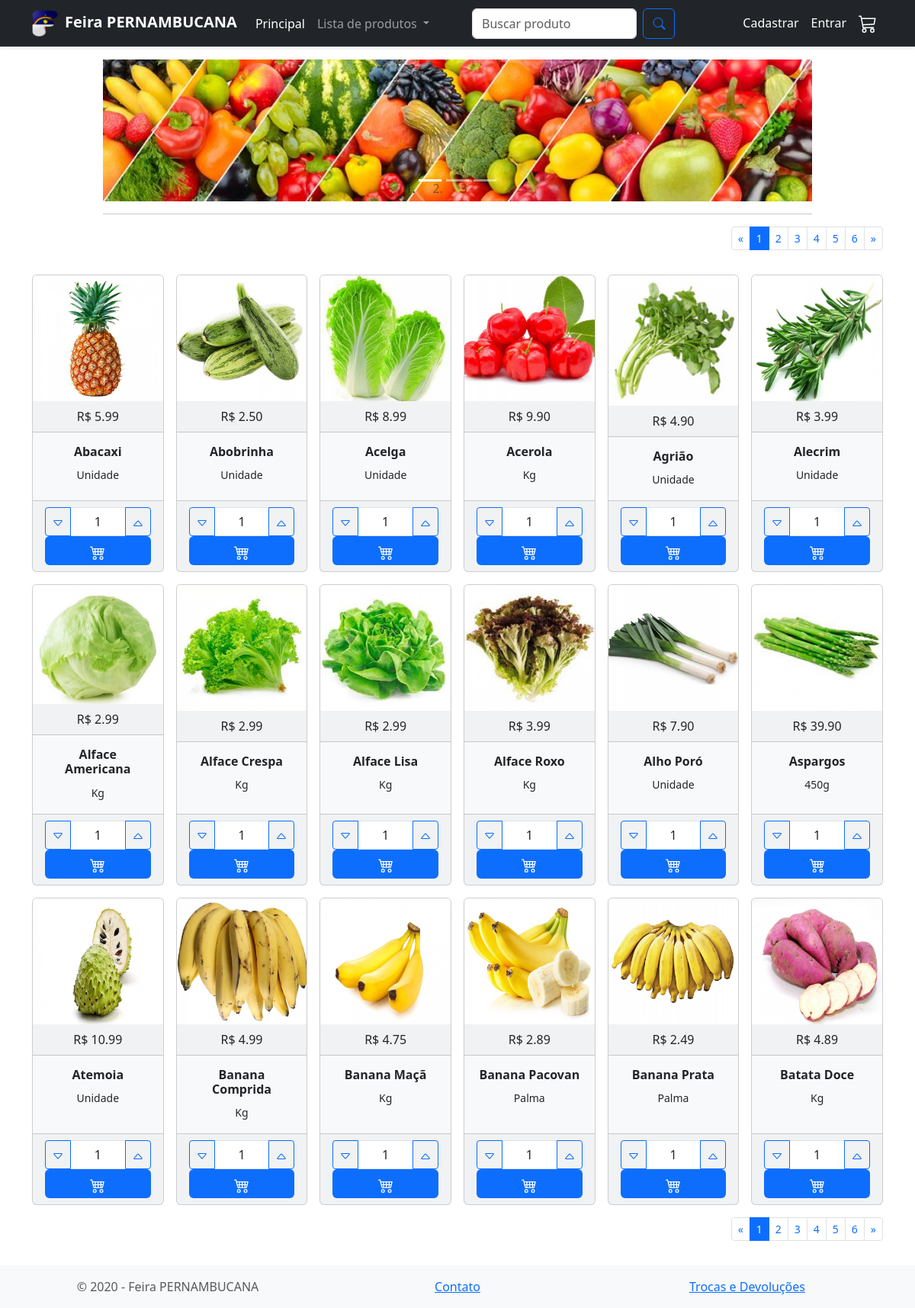
The page / on the database its author committed.
### tables this page shows
CREATE TABLE `produto` (
  `produto_id` int(11) NOT NULL,
  `categoria` varchar(20) NOT NULL,
  `nome` varchar(200) NOT NULL,
  `detalhe` varchar(200) NOT NULL,
  `preco` decimal(10,2) NOT NULL,
  `foto` varchar(200) NOT NULL
);

### config/paginacao.php (called while the page is built, shortened)
<?php
$inicio_prod = intval($_GET['pagina']*18);
if (isset($_GET['categoria'])){
    $categoria = mysqli_real_escape_string($conexao,$_GET['categoria']);
    $query = "SELECT * FROM `produto` WHERE categoria = '$categoria' ORDER BY `produto`.`nome` ASC LIMIT $inicio_prod, 18";
    $total_produtos = $conexao->query("SELECT * FROM produto WHERE categoria = '$categoria'")->num_rows;
}else{
    if(isset($_GET['buscar'])){
        $buscar = mysqli_real_escape_string($conexao,$_GET['buscar']);
        $query = "SELECT * FROM `produto` WHERE `nome` LIKE '%$buscar%' ORDER BY `produto`.`nome` ASC  LIMIT $inicio_prod , 18";
        $total_produtos = $conexao->query("SELECT * FROM `produto` WHERE `nome` LIKE '%$buscar%' ORDER BY `produto`.`nome` ASC ")->num_rows;
        if ($total_produtos == 0){
            $total_produtos = 1;
        }
    }
    else{
        $query = "SELECT * FROM `produto` ORDER BY `produto`.`nome` ASC LIMIT $inicio_prod, 18";
        $total_produtos = $conexao->query("SELECT * FROM produto")->num_rows;
    }
}
$result = mysqli_query($conexao, $query);
$num_paginas = ceil($total_produtos/18);

### index.php (the view, shortened to what this page needs)
<?php
include_once('config/conexao.php');
include_once('config/paginacao.php');
?>
<!DOCTYPE html>
<html lang="ptbr">
<head>
  <link rel="stylesheet" href="node_modules/bootstrap/dist/css/bootstrap.css" />
  <link rel="stylesheet" type="text/css" href="//assets.locaweb.com.br/locastyle/2.0.6/stylesheets/locastyle.css">
  <link rel="stylesheet" href="https://cdn.jsdelivr.net/npm/bootstrap-icons@1.3.0/font/bootstrap-icons.css">
</head>
<body style="min-width: 372px ">
  <nav class="navbar navbar-expand navbar-dark bg-dark border-bottom shadow-sm mb-3 sticky-top">
    <div class="container">
      <a class="navbar-brand" href="index.php"><img src="img/pernambuco-alfabeto-f.png" alt="FeiraPERNAMBUCANA" width="35px" style="margin-right: 8px" /><strong>Feira PERNAMBUCANA </strong></a>
      <div class="navbar-collapse collapse">
        <ul class="navbar-nav flex-grow-1">
          <li class="nav-item">
            <a href="index.php" class="nav-link text-white">Principal</a>
          </li>
          <li class="nav-item dropdown">
            <a class="nav-link dropdown-toggle" href="#" id="navbarDarkDropdownMenuLink" role="button" data-bs-toggle="dropdown" aria-expanded="false">
              Lista de produtos
            </a>
          </li>
          <form action="" method="get" class="d-flex ms-lg-5 col-5">
            <input name="buscar" class="form-control me-2" type="search" placeholder="Buscar produto" aria-label="Search" />
            <button type="submit" class="btn btn-outline-primary "><i class="bi-search"></i>
            </button>
          </form>
        </ul>
        <div class="align-self-end">
          <ul class="navbar-nav">
            <?php if (isset($_SESSION['nome'])) { ?>
              <li class="nav-item dropdown">
                <a class="nav-link dropdown-toggle text-white" href="#" id="navbarDarkDropdownMenuLink" role="button" data-bs-toggle="dropdown" aria-expanded="false"><?php echo  strtok($_SESSION['nome'], " ") ?></a>
                <ul class="dropdown-menu dropdown-menu-dark" aria-labelledby="navbarDarkDropdownMenuLink">
                  <li><a class="dropdown-item" href="meusdados.php">Meus Dados</a></li>
                  <li><a class="dropdown-item" href="meuspedidos.php">Meus Pedidos</a></li>
                  <?php if ($_SESSION['permissao'] == 1) { ?>
                    <li><a class="dropdown-item" href="admin.php">Admin</a></li>
                  <?php } ?>
                  <li><a class="dropdown-item text-dark bg-danger" href="config/logout.php">Sair</a></li>
                </ul>
              </li><?php } else { ?>
              <li class="nav-item">
                <a href="cadastrar.php" class="nav-link text-white">Cadastrar</a>
              </li>
              <li class="nav-item">
                <a href="entrar.php" class="nav-link text-white">Entrar</a>
              </li><?php } ?>
            <li class="nav-item">
              <a href="carrinho.php" class="nav-link text-white">
                <svg class="bi" width="24" height="24" fill="currentColor">
                  <use xlink:href="bi.svg#cart3"></use>
                </svg>
              </a>
            </li>
          </ul>
        </div>
      </div>
    </div>
  </nav>
  <header class="container">
    <div class="col-10 offset-1">
      <div id="carouselMain" class="carousel carousel-light slide" data-bs-ride="carousel">
        <ol class="carousel-indicators">
          <li data-bs-target="#carouselMain" data-bs-slide-to="0" class="active"></li>
          <li data-bs-target="#carouselMain" data-bs-slide-to="1"></li>
          <li data-bs-target="#carouselMain" data-bs-slide-to="2"></li>
        </ol>
        <div class="carousel-inner">
          <div class="carousel-item active">
            <img src="img/banner01.jpg" alt="banner1" class="img-fluid w-100" />
          </div>
        </div>
        <a href="#carouselMain" role="button" data-bs-slide="prev" class="carousel-control-prev">
          <span class="carousel-control-prev-icon" aria-hidden="true"></span>
        </a>
        <a href="#carouselMain" role="button" data-bs-slide="next" class="carousel-control-next">
          <span class="carousel-control-next-icon" aria-hidden="true"></span>
        </a>
      </div>
      <hr class="mt-3" />
    </div>
  </header>
  <main class="mb-5 pb-3">
    <div class="container">
      <div class="row">
        <div class="col-12">
          <div class="d-flex flex-row-reverse justify-content-center justify-content-md-start">
            <nav class="d-inline-block">
              <ul class="pagination pagination-sm my-0">
                <li class="page-item">
                  <a class="page-link" href="index.php?<?php if (isset($_GET['buscar'])) {
                                                          echo "buscar=";
                                                          echo $_GET['buscar'];
                                                          echo "&";
                                                        } else {
                                                          if (isset($_GET['categoria'])) {
                                                            echo "categoria=";
                                                            echo $_GET['categoria'];
                                                            echo "&";
                                                          }
                                                        } ?>pagina=0" aria-label="Previous">
                    <span aria-hidden="true">&laquo;</span>
                  </a>
                </li>
                <?php for ($pagina = 0; $pagina < $num_paginas; $pagina++) { ?>
                  <?php if ($pagina == intval($_GET['pagina'])) { ?>
                    <li class="page-item active" aria-current="page">
                      <span class="page-link"><?php echo $pagina + 1 ?></span>
                    </li>
                  <?php } else { ?>
                    <li class="page-item">
                      <a href="index.php?<?php if (isset($_GET['buscar'])) {
                                            echo "buscar=";
                                            echo $_GET['buscar'];
                                            echo "&";
                                          } else {
                                            if (isset($_GET['categoria'])) {
                                              echo "categoria=";
                                              echo $_GET['categoria'];
                                              echo "&";
                                            }
                                          } ?>pagina=<?php echo $pagina; ?>" class="page-link"><?php echo $pagina + 1 ?></a>
                    </li>
                <?php }
                } ?>
                <li class="page-item">
                  <a class="page-link" href="index.php?<?php if (isset($_GET['buscar'])) {
                                                          echo "buscar=";
                                                          echo $_GET['buscar'];
                                                          echo "&";
                                                        } else {
                                                          if (isset($_GET['categoria'])) {
                                                            echo "categoria=";
                                                            echo $_GET['categoria'];
                                                            echo "&";
                                                          }
                                                        } ?>pagina=<?php echo $num_paginas - 1 ?>" aria-label="Next">
                    <span aria-hidden="true">&raquo;</span>
                  </a>
                </li>
              </ul>
            </nav>
          </div>
        </div>
      </div>
      <div class="row g-3 mt-3 mb-3">
        <?php while ($dados = $result->fetch_assoc()) { ?>
          <div class="col-xl-2 col-lg-3 col-md-4 col-sm-6 d-flex align-items-stretch">
            <div class="card text-center bg-light">
              <img src="img/produtos/<?php echo $dados['foto'] ?>" class="card-img-top" />
              <div class="card-header">R$ <?php echo $dados['preco'] ?></div>
              <div class="card-body">
                <h6 class="card-title"><b><?php echo $dados['nome'] ?></b></h6>
                <p class="max-3l card-text description">
                  <small><?php echo $dados['detalhe'] ?></small>
                </p>
              </div>
              <div class="card-footer">
                <form action="carrinho.php?acao=add&id=<?php echo $dados['produto_id'] ?>" method="post">
                  <div class="input-group customSpinner">
                    <button type="button" class="btn btn-outline-primary btn-sm spinnerbutton spinnerMinus spinner-roundbutton">
                      <svg class="bi" width="16" height="16" fill="currentColor">
                        <use xlink:href="bi.svg#caret-down"></use>
                      </svg>
                    </button>
                    <input name="qnt" type="text" readonly value="1" class="text-center w-50 form-control spinnerVal spinner-roundVal" >
                    <button type="button" class="btn btn-outline-primary btn-sm spinnerbutton spinnerPlus spinner-roundbutton">
                      <svg class="bi" width="16" height="16" fill="currentColor">
                        <use xlink:href="bi.svg#caret-up"></use>
                      </svg>
                    </button>
                  </div>
                    <button type="submit" class="btn text-white bg-primary btn-md w-100">
                      <svg class="bi" width="20" height="20" fill="currentColor">
                        <use xlink:href="bi.svg#cart4"></use>
                      </svg>
                    </button>
                </form>
              </div>
            </div>
          </div>
        <?php } ?>
      </div>
      <div class="row pb-4">
        <div class="col-12">
          <div class="d-flex flex-row-reverse justify-content-center justify-content-md-start">
            <nav class="d-inline-block">
              <ul class="pagination pagination-sm my-0">
                <li class="page-item">
                  <a class="page-link" href="index.php?<?php if (isset($_GET['buscar'])) {
                                                          echo "buscar=";
                                                          echo $_GET['buscar'];
                                                          echo "&";
                                                        } else {
                                                          if (isset($_GET['categoria'])) {
                                                            echo "categoria=";
                                                            echo $_GET['categoria'];
                                                            echo "&";
                                                          }
                                                        } ?>pagina=0" aria-label="Previous">
                    <span aria-hidden="true">&laquo;</span>
                  </a>
                </li>
                <?php for ($pagina = 0; $pagina < $num_paginas; $pagina++) { ?>
                  <?php if ($pagina == intval($_GET['pagina'])) { ?>
                    <li class="page-item active" aria-current="page">
                      <span class="page-link"><?php echo $pagina + 1 ?></span>
                    </li>
                  <?php } else { ?>
                    <li class="page-item">
                      <a href="index.php?<?php if (isset($_GET['buscar'])) {
                                            echo "buscar=";
                                            echo $_GET['buscar'];
                                            echo "&";
                                          } else {
                                            if (isset($_GET['categoria'])) {
                                              echo "categoria=";
                                              echo $_GET['categoria'];
                                              echo "&";
                                            }
                                          } ?>pagina=<?php echo $pagina; ?>" class="page-link"><?php echo $pagina + 1 ?></a>
                    </li>
                <?php }
                } ?>
                <li class="page-item">
                  <a class="page-link" href="index.php?<?php if (isset($_GET['buscar'])) {
                                                          echo "buscar=";
                                                          echo $_GET['buscar'];
                                                          echo "&";
                                                        } else {
                                                          if (isset($_GET['categoria'])) {
                                                            echo "categoria=";
                                                            echo $_GET['categoria'];
                                                            echo "&";
                                                          }
                                                        } ?>pagina=<?php echo $num_paginas - 1 ?>" aria-label="Next">
                    <span aria-hidden="true">&raquo;</span>
                  </a>
                </li>
              </ul>
            </nav>
          </div>
        </div>
      </div>
    </div>
  </main>
  <footer class="boder-top fixed-bottom text-muted bg-light">
    <div class="container">
      <div class="row py-3">
        <div class="col-12 col-md-4 text-center text-md-left">
          &copy; 2020 - Feira PERNAMBUCANA
        </div>
        <div class="col-12 col-md-4 text-center text-md-left">
          <a href="contato.php">Contato</a>
        </div>
        <div class="col-12 col-md-4 text-center text-md-left">
          <a href="troca.php">Trocas e Devoluções</a>
        </div>
      </div>
    </div>
  </footer>
</body>
</html>

### index.php (style rules this page uses)
html { overflow-y: scroll; }
:root { overflow-y: auto; overflow-x: hidden; }
:root body { position: absolute; }
body { width: 100vw; }
p.max-3l { display: -webkit-box; -webkit-line-clamp: 3; -webkit-box-orient: vertical; overflow: hidden; text-overflow: ellipsis; }

### rows shown on the page
produto: foto (picture), preco "5.99", nome "Abacaxi", detalhe "Unidade"
produto: foto (picture), preco "2.50", nome "Abobrinha", detalhe "Unidade"
produto: foto (picture), preco "8.99", nome "Acelga", detalhe "Unidade"
produto: foto (picture), preco "9.90", nome "Acerola", detalhe "Kg"
produto: foto (picture), preco "4.90", nome "Agrião", detalhe "Unidade"
produto: foto (picture), preco "3.99", nome "Alecrim", detalhe "Unidade"
produto: foto (picture), preco "2.99", nome "Alface Americana", detalhe "Kg"
produto: foto (picture), preco "2.99", nome "Alface Crespa", detalhe "Kg"
produto: foto (picture), preco "2.99", nome "Alface Lisa", detalhe "Kg"
produto: foto (picture), preco "3.99", nome "Alface Roxo", detalhe "Kg"
produto: foto (picture), preco "7.90", nome "Alho Poró", detalhe "Unidade"
produto: foto (picture), preco "39.90", nome "Aspargos", detalhe "450g"
produto: foto (picture), preco "10.99", nome "Atemoia", detalhe "Unidade"
produto: foto (picture), preco "4.99", nome "Banana Comprida", detalhe "Kg"
produto: foto (picture), preco "4.75", nome "Banana Maçã", detalhe "Kg"
produto: foto (picture), preco "2.89", nome "Banana Pacovan", detalhe "Palma"
produto: foto (picture), preco "2.49", nome "Banana Prata", detalhe "Palma"
produto: foto (picture), preco "4.89", nome "Batata Doce", detalhe "Kg"
